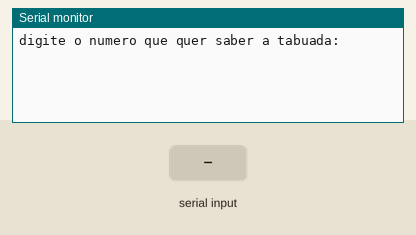
Recording of a sketch running on a simulated Arduino Uno, built with avr-gcc and run on an emulated ATmega328P. Shown: the last lines printed to the serial monitor. The test bench sets the inputs (shaded band).

Above: at 1.2 s.
1.3 s: "90,45\n" received over Serial
At 1.47 s:
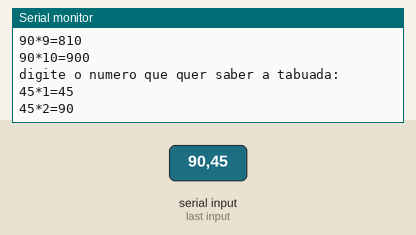
2.8 s: "30,150\n" received over Serial
At 5.0 s:
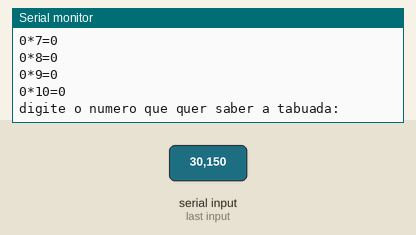
Timing chart, 0 to 6.5 s (numbered marks = the images above; inputs shaded):
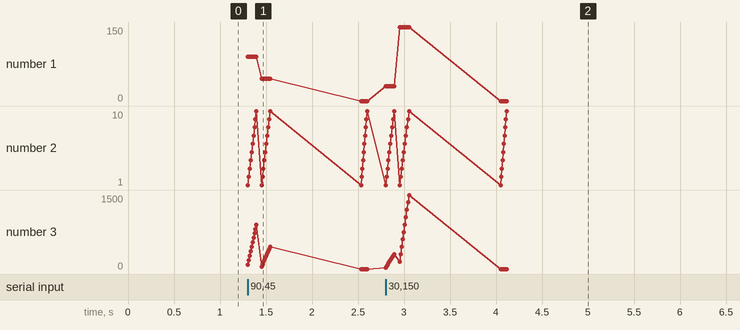

The sketch:

estrutura_de_repeticao1.ino
```cpp
// C++ code
/*Do While- E uma estrutura de reperticao que executa pelo menos uma vez independente da condicao.
Em seguida continuara executando enquanto a condicao for verdadeira .
*/
/* Do while- e uma estrutura de repeticao que executa PELO MENOS UMA VEZ indepedente de condicao.
Em seguida, continuara executando enquanto a condicao for verdadeira.
*/
/*For- e uma estrutara de repeticao que tem dentro da condicao a inicializacao, a propria
condicao do for e incremento
Ponto de atencao: as definicoes sao separadas ´por ;
*/

void setup()
{
  Serial.begin(9600);
}
int numero1;
int resultado;
void loop()
{
  Serial.println("digite o numero que quer saber a tabuada: ");
  while(! Serial.available()) {}
  numero1 = Serial.parseInt();

  for(int numero2 = 1; numero2 <= 10; numero2++){
  resultado = numero1 * numero2;
  Serial.println(String(numero1) + "*" + String(numero2) + "=" + String(resultado));
  }

}
```

Measured:
- after the input at 1.3 s, the serial monitor: prints a new line at once (image 1)
- after the input at 2.8 s, the serial monitor: prints a new line at once (image 2)
